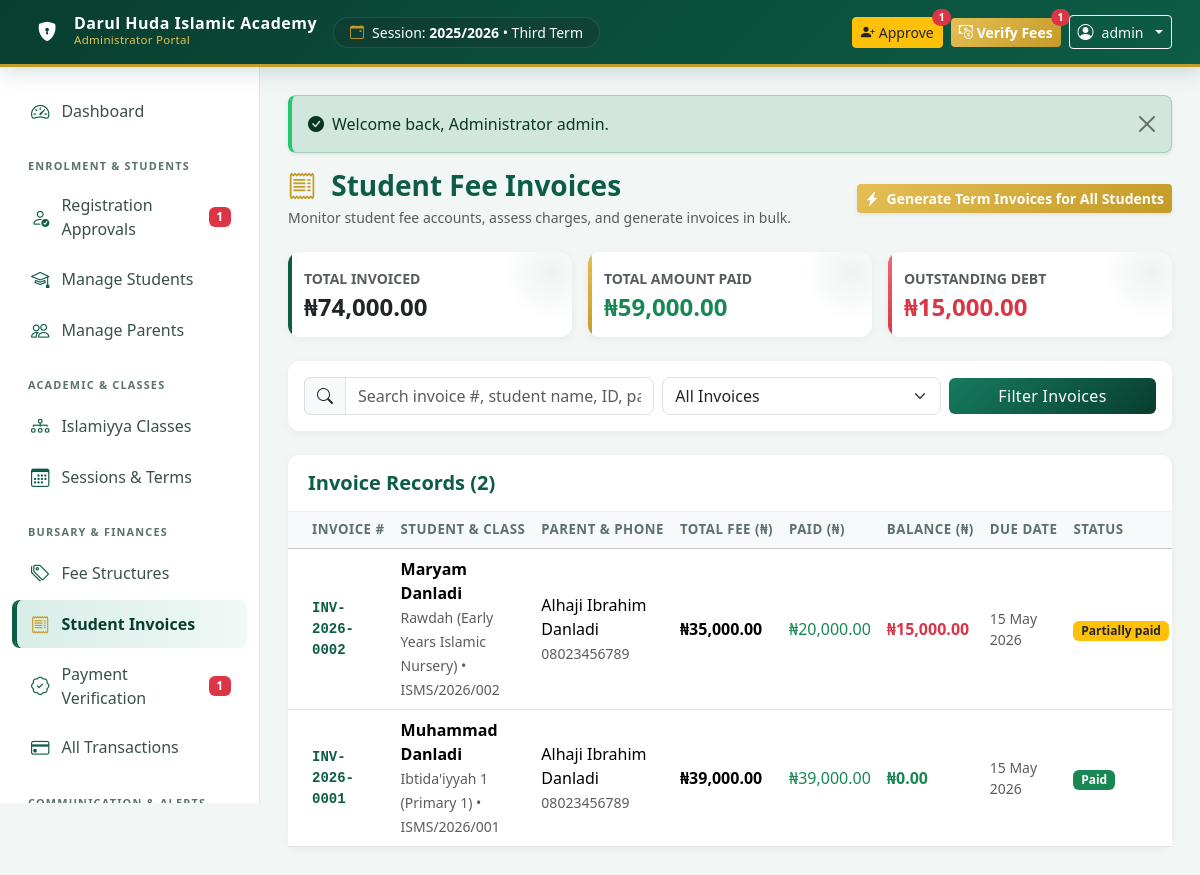
The app's page /admin/invoices.php (signed in) with its own data.
### tables this page shows
CREATE TABLE `academic_terms` (
  `id` INT AUTO_INCREMENT PRIMARY KEY,
  `session_id` INT NOT NULL,
  `term_name` VARCHAR(50) NOT NULL,  
  `start_date` DATE NULL,
  `end_date` DATE NULL,
  `is_current` TINYINT(1) NOT NULL DEFAULT 0,
  `created_at` TIMESTAMP DEFAULT CURRENT_TIMESTAMP,
  CONSTRAINT `fk_term_session` FOREIGN KEY (`session_id`) REFERENCES `academic_sessions` (`id`) ON DELETE CASCADE
);

CREATE TABLE `academic_sessions` (
  `id` INT AUTO_INCREMENT PRIMARY KEY,
  `session_name` VARCHAR(50) NOT NULL UNIQUE,  
  `is_current` TINYINT(1) NOT NULL DEFAULT 0,
  `created_at` TIMESTAMP DEFAULT CURRENT_TIMESTAMP
);

CREATE TABLE `student_invoices` (
  `id` INT AUTO_INCREMENT PRIMARY KEY,
  `invoice_number` VARCHAR(50) NOT NULL UNIQUE,
  `student_id` INT NOT NULL,
  `session_id` INT NOT NULL,
  `term_id` INT NOT NULL,
  `total_amount` DECIMAL(12, 2) NOT NULL DEFAULT 0.00,
  `amount_paid` DECIMAL(12, 2) NOT NULL DEFAULT 0.00,
  `balance` DECIMAL(12, 2) NOT NULL DEFAULT 0.00,
  `status` ENUM('unpaid', 'partially_paid', 'paid', 'overdue') NOT NULL DEFAULT 'unpaid',
  `due_date` DATE NULL,
  `created_at` TIMESTAMP DEFAULT CURRENT_TIMESTAMP,
  `updated_at` TIMESTAMP DEFAULT CURRENT_TIMESTAMP ON UPDATE CURRENT_TIMESTAMP,
  CONSTRAINT `fk_inv_student` FOREIGN KEY (`student_id`) REFERENCES `students` (`id`) ON DELETE CASCADE,
  CONSTRAINT `fk_inv_session` FOREIGN KEY (`session_id`) REFERENCES `academic_sessions` (`id`) ON DELETE CASCADE,
  CONSTRAINT `fk_inv_term` FOREIGN KEY (`term_id`) REFERENCES `academic_terms` (`id`) ON DELETE CASCADE
);

CREATE TABLE `students` (
  `id` INT AUTO_INCREMENT PRIMARY KEY,
  `student_id_number` VARCHAR(50) NULL UNIQUE,  
  `parent_id` INT NOT NULL,
  `first_name` VARCHAR(60) NOT NULL,
  `last_name` VARCHAR(60) NOT NULL,
  `other_name` VARCHAR(60) NULL,
  `date_of_birth` DATE NOT NULL,
  `gender` ENUM('Male', 'Female') NOT NULL,
  `requested_class_id` INT NULL,
  `current_class_id` INT NULL,
  `previous_islamiyya_education` TEXT NULL,
  `registration_status` ENUM('pending', 'approved', 'rejected') NOT NULL DEFAULT 'pending',
  `rejection_reason` TEXT NULL,
  `enrolment_status` ENUM('active', 'graduated', 'withdrawn', 'inactive') NOT NULL DEFAULT 'active',
  `admission_date` DATE NULL,
  `medical_info` TEXT NULL,
  `created_at` TIMESTAMP DEFAULT CURRENT_TIMESTAMP,
  `updated_at` TIMESTAMP DEFAULT CURRENT_TIMESTAMP ON UPDATE CURRENT_TIMESTAMP,
  CONSTRAINT `fk_students_parent` FOREIGN KEY (`parent_id`) REFERENCES `parents` (`id`) ON DELETE CASCADE,
  CONSTRAINT `fk_students_req_class` FOREIGN KEY (`requested_class_id`) REFERENCES `classes` (`id`) ON DELETE SET NULL,
  CONSTRAINT `fk_students_cur_class` FOREIGN KEY (`current_class_id`) REFERENCES `classes` (`id`) ON DELETE SET NULL
);

CREATE TABLE `classes` (
  `id` INT AUTO_INCREMENT PRIMARY KEY,
  `class_name` VARCHAR(100) NOT NULL,
  `level_category` VARCHAR(50) NOT NULL,  
  `description` VARCHAR(255) NULL,
  `display_order` INT NOT NULL DEFAULT 1,
  `status` ENUM('active', 'inactive') NOT NULL DEFAULT 'active',
  `created_at` TIMESTAMP DEFAULT CURRENT_TIMESTAMP
);

CREATE TABLE `parents` (
  `id` INT AUTO_INCREMENT PRIMARY KEY,
  `user_id` INT NOT NULL UNIQUE,
  `full_name` VARCHAR(150) NOT NULL,
  `residential_address` TEXT NOT NULL,
  `emergency_contact_name` VARCHAR(150) NULL,
  `emergency_contact_phone` VARCHAR(25) NULL,
  `occupation` VARCHAR(100) NULL,
  `created_at` TIMESTAMP DEFAULT CURRENT_TIMESTAMP,
  `updated_at` TIMESTAMP DEFAULT CURRENT_TIMESTAMP ON UPDATE CURRENT_TIMESTAMP,
  CONSTRAINT `fk_parents_user` FOREIGN KEY (`user_id`) REFERENCES `users` (`id`) ON DELETE CASCADE
);

CREATE TABLE `users` (
  `id` INT AUTO_INCREMENT PRIMARY KEY,
  `username` VARCHAR(80) NOT NULL UNIQUE,
  `email` VARCHAR(120) NULL UNIQUE,
  `phone` VARCHAR(25) NOT NULL UNIQUE,
  `password_hash` VARCHAR(255) NOT NULL,
  `role` ENUM('admin', 'parent') NOT NULL DEFAULT 'parent',
  `status` ENUM('active', 'suspended', 'deactivated') NOT NULL DEFAULT 'active',
  `last_login` DATETIME NULL,
  `created_at` TIMESTAMP DEFAULT CURRENT_TIMESTAMP,
  `updated_at` TIMESTAMP DEFAULT CURRENT_TIMESTAMP ON UPDATE CURRENT_TIMESTAMP
);

### admin/invoices.php (the view, shortened to what the rows shown need)
<?php
require_once __DIR__ . '/../includes/admin_header.php';
$pdo = get_db_connection();
$sql = "
    SELECT
        inv.*,
        s.first_name, s.last_name, s.student_id_number,
        c.class_name,
        pt.full_name as parent_name, u.phone as parent_phone,
        sess.session_name, t.term_name
    FROM student_invoices inv
    JOIN students s ON inv.student_id = s.id
    LEFT JOIN classes c ON s.current_class_id = c.id
    JOIN parents pt ON s.parent_id = pt.id
    JOIN users u ON pt.user_id = u.id
    JOIN academic_sessions sess ON inv.session_id = sess.id
    JOIN academic_terms t ON inv.term_id = t.id
    WHERE 1=1
";
$params = [];
$sql .= " ORDER BY inv.id DESC";
$stmt = $pdo->prepare($sql);
$stmt->execute($params);
$invoices = $stmt->fetchAll();
?>
<div class="card card-modern">
    <div class="card-body p-0">
        <div class="table-responsive">
            <table class="table table-hover align-middle mb-0">
                <thead class="table-light">
                    <tr>
                        <th class="ps-4">Invoice #</th>
                        <th>Student & Class</th>
                        <th>Parent & Phone</th>
                        <th>Total Fee (₦)</th>
                        <th>Paid (₦)</th>
                        <th>Balance (₦)</th>
                        <th>Due Date</th>
                        <th>Status</th>
                    </tr>
                </thead>
                <tbody>
                    <?php if (empty($invoices)): ?>
                        <tr>
                            <td colspan="9" class="text-center py-5 text-muted">No invoices found.</td>
                        </tr>
                    <?php else: ?>
                        <?php foreach ($invoices as $inv): ?>
                            <tr>
                                <td class="ps-4 font-monospace fw-bold small text-islamic"><?= e($inv['invoice_number']) ?></td>
                                <td>
                                    <div class="fw-bold"><?= e($inv['first_name'] . ' ' . $inv['last_name']) ?></div>
                                    <small class="text-muted"><?= e($inv['class_name'] ?? 'Class') ?> &bull; <?= e($inv['student_id_number'] ?? 'Pending') ?></small>
                                </td>
                                <td>
                                    <div><?= e($inv['parent_name']) ?></div>
                                    <small class="text-muted"><?= e($inv['parent_phone']) ?></small>
                                </td>
                                <td class="fw-bold"><?= format_currency($inv['total_amount']) ?></td>
                                <td class="text-success"><?= format_currency($inv['amount_paid']) ?></td>
                                <td class="fw-bold fs-6 <?= $inv['balance'] > 0 ? 'text-danger' : 'text-success' ?>">
                                    <?= format_currency($inv['balance']) ?>
                                </td>
                                <td class="small text-muted"><?= format_date($inv['due_date']) ?></td>
                                <td>
                                    <span class="badge bg-<?= $inv['status'] === 'paid' ? 'success' : ($inv['status'] === 'partially_paid' ? 'warning text-dark' : 'danger') ?>">
                                        <?= ucfirst(str_replace('_', ' ', $inv['status'])) ?>
                                    </span>
                                </td>
                            </tr>
                        <?php endforeach; ?>
                    <?php endif; ?>
                </tbody>
            </table>
        </div>
    </div>
</div>
<?php require_once __DIR__ . '/../includes/admin_footer.php'; ?>

### includes/admin_header.php (shortened to what the rows shown need)
<?php
$school_name = get_setting('school_name', 'Darul Huda Islamic Academy');
$cur_info = get_current_session_term();
?>
<!DOCTYPE html>
<html lang="en">
<head>
    <link href="https://cdn.jsdelivr.net/npm/bootstrap@5.3.3/dist/css/bootstrap.min.css" rel="stylesheet">
    <link rel="stylesheet" href="https://cdn.jsdelivr.net/npm/bootstrap-icons@1.11.3/font/bootstrap-icons.min.css">
    <link rel="stylesheet" href="<?= BASE_URL ?>/assets/css/style.css">
</head>
<body>
<nav class="navbar navbar-expand-lg navbar-dark navbar-islamic sticky-top py-2 px-3">
    <div class="container-fluid">
        <div class="d-none d-md-flex align-items-center bg-dark bg-opacity-25 px-3 py-1 rounded-pill text-white small border border-light border-opacity-10">
            <i class="bi bi-calendar-event text-gold me-2"></i>
            <span>Session: <strong><?= e($cur_info['session_name']) ?></strong> &bull; <?= e($cur_info['term_name']) ?></span>
        </div>
    </div>
</nav>
<div class="app-container">
    <main class="main-content">
        <div class="container-fluid p-0">

### records on screen
academic_terms: session.session_name "2025/2026", term_name "Third Term"
student_invoices: invoice_number "INV-2026-0002", student.last_name "Maryam Danladi", classes.class_name "Rawdah (Early Years Islamic Nursery)", student.student_id_number "ISMS/2026/002", parents.full_name "Alhaji Ibrahim Danladi", users.phone "08023456789", total_amount "₦35,000.00", amount_paid "₦20,000.00", balance "₦15,000.00", due_date "15 May 2026", status "Partially paid"
student_invoices: invoice_number "INV-2026-0001", student.last_name "Muhammad Danladi", classes.class_name "Ibtida'iyyah 1 (Primary 1)", student.student_id_number "ISMS/2026/001", parents.full_name "Alhaji Ibrahim Danladi", users.phone "08023456789", total_amount "₦39,000.00", amount_paid "₦39,000.00", balance "₦0.00", due_date "15 May 2026", status "Paid"

### other values on screen
$school_name "Darul Huda Islamic Academy"
$pending_registrations "1"
$pending_payments "1"
$_SESSION['username'] "admin"
$flash['message'] "Welcome back, Administrator admin."
format_currency($total_invoiced) "₦74,000.00"
format_currency($total_paid) "₦59,000.00"
format_currency($total_balance) "₦15,000.00"
count($invoices) "2"
